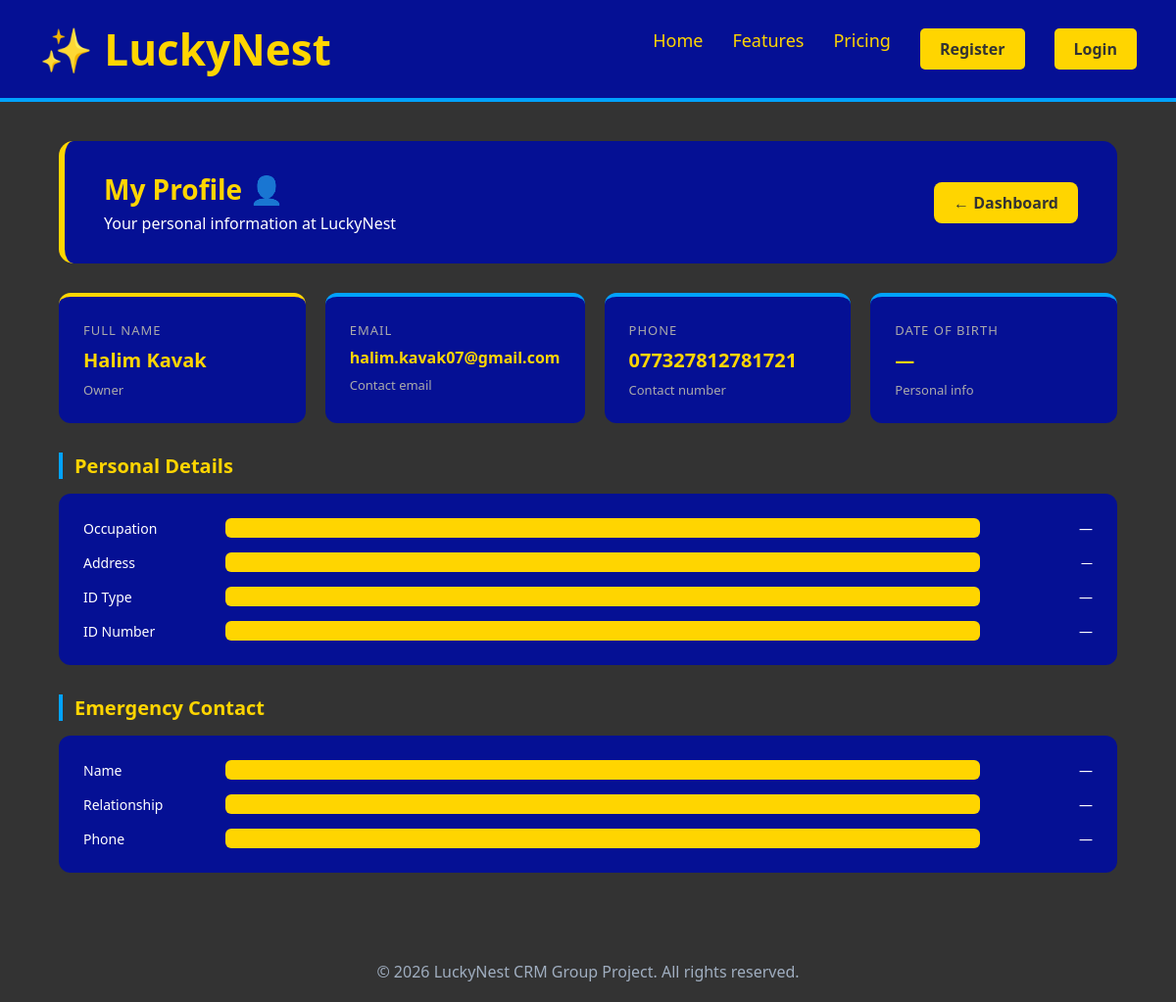
The page /my_profile (signed in) on the database its author committed.
### tables this page shows
CREATE TABLE Guest (
            GuestID INTEGER PRIMARY KEY AUTOINCREMENT,
            UserID INT NOT NULL,
            FirstName VARCHAR(50) NOT NULL,
            LastName VARCHAR(50) NOT NULL,
            Email VARCHAR(50) UNIQUE NOT NULL,
            TelNo VARCHAR(11) UNIQUE NOT NULL,
            Address TEXT,
            IDProofType VARCHAR(50),
            IDNumber VARCHAR(20),
            Occupation VARCHAR(50),
            DOB DATE,
            EmergencyContactName VARCHAR(100),
            EmergencyContactRelationship VARCHAR(50),
            EmergencyContactNumber VARCHAR(20),
            FOREIGN KEY (UserID) REFERENCES User(UserID)
        );

CREATE TABLE User (
            UserID INTEGER PRIMARY KEY AUTOINCREMENT,
            FirstName VARCHAR(50) NOT NULL,
            LastName VARCHAR(50) NOT NULL,
            Email VARCHAR(50) UNIQUE NOT NULL,
            TelNo VARCHAR(11) UNIQUE NOT NULL,
            Role VARCHAR(100) NOT NULL DEFAULT 'Guest',
            Password VARCHAR(255) NOT NULL
        );

### app.py (the view)
@app.route('/my_profile')
def my_profile():
    if 'user_id' not in session:
        return redirect(url_for('login'))
    conn = get_db()
    guest = conn.execute('''
        SELECT g.*, u.Email as UserEmail, u.Role
        FROM Guest g
        JOIN User u ON g.UserID = u.UserID
        WHERE g.UserID = ?
    ''', (session['user_id'],)).fetchone()
    conn.close()
    return render_template('my_profile.html', guest=guest)

### database.py (called while the page is built)
def get_db():
    conn = sqlite3.connect('luckynest.db')
    conn.row_factory = sqlite3.Row
    return conn

### templates/my_profile.html (shortened to what this page needs)
{% extends "base.html" %}
{% block content %}
<div class="dashboard-wrapper">
    <div class="dashboard-banner">
        <div>
            <h1>My Profile 👤</h1>
            <p>Your personal information at LuckyNest</p>
        </div>
        <a href="{{ url_for('dashboard') }}" class="btn-logout">← Dashboard</a>
    </div>
    {% if guest %}
    <div class="kpi-grid">
        <div class="kpi-card highlight">
            <span class="kpi-label">Full Name</span>
            <span class="kpi-value" style="font-size:20px;">{{ guest.FirstName }} {{ guest.LastName }}</span>
            <span class="kpi-sub">{{ guest.Role }}</span>
        </div>
        <div class="kpi-card">
            <span class="kpi-label">Email</span>
            <span class="kpi-value" style="font-size:16px;">{{ guest.Email }}</span>
            <span class="kpi-sub">Contact email</span>
        </div>
        <div class="kpi-card">
            <span class="kpi-label">Phone</span>
            <span class="kpi-value" style="font-size:20px;">{{ guest.TelNo }}</span>
            <span class="kpi-sub">Contact number</span>
        </div>
        <div class="kpi-card">
            <span class="kpi-label">Date of Birth</span>
            <span class="kpi-value" style="font-size:20px;">{{ guest.DOB if guest.DOB else '—' }}</span>
            <span class="kpi-sub">Personal info</span>
        </div>
    </div>
    <div class="section-title">Personal Details</div>
    <div class="revenue-grid">
        <div class="revenue-row">
            <span class="rev-label">Occupation</span>
            <div class="rev-bar-wrap"><div class="rev-bar" style="width:100%"></div></div>
            <span class="rev-amount">{{ guest.Occupation if guest.Occupation else '—' }}</span>
        </div>
        <div class="revenue-row">
            <span class="rev-label">Address</span>
            <div class="rev-bar-wrap"><div class="rev-bar" style="width:100%"></div></div>
            <span class="rev-amount" style="font-size:12px;">{{ guest.Address if guest.Address else '—' }}</span>
        </div>
        <div class="revenue-row">
            <span class="rev-label">ID Type</span>
            <div class="rev-bar-wrap"><div class="rev-bar" style="width:100%"></div></div>
            <span class="rev-amount">{{ guest.IDProofType if guest.IDProofType else '—' }}</span>
        </div>
        <div class="revenue-row">
            <span class="rev-label">ID Number</span>
            <div class="rev-bar-wrap"><div class="rev-bar" style="width:100%"></div></div>
            <span class="rev-amount">{{ guest.IDNumber if guest.IDNumber else '—' }}</span>
        </div>
    </div>
    <div class="section-title">Emergency Contact</div>
    <div class="revenue-grid">
        <div class="revenue-row">
            <span class="rev-label">Name</span>
            <div class="rev-bar-wrap"><div class="rev-bar" style="width:100%"></div></div>
            <span class="rev-amount">{{ guest.EmergencyContactName if guest.EmergencyContactName else '—' }}</span>
        </div>
        <div class="revenue-row">
            <span class="rev-label">Relationship</span>
            <div class="rev-bar-wrap"><div class="rev-bar" style="width:100%"></div></div>
            <span class="rev-amount">{{ guest.EmergencyContactRelationship if guest.EmergencyContactRelationship else '—' }}</span>
        </div>
        <div class="revenue-row">
            <span class="rev-label">Phone</span>
            <div class="rev-bar-wrap"><div class="rev-bar" style="width:100%"></div></div>
            <span class="rev-amount">{{ guest.EmergencyContactNumber if guest.EmergencyContactNumber else '—' }}</span>
        </div>
    </div>
    {% else %}
        <p style="color:#aaa; text-align:center; padding:40px;">Profile not found.</p>
    {% endif %}
</div>
{% endblock %}

### static/CSS/styles.css (style rules this page uses)
* { margin: 0; padding: 0; box-sizing: border-box; font-family: 'Segoe UI', Tahoma, Geneva, Verdana, sans-serif; }
body { background-color: #333; color: #333; display: flex; flex-direction: column; min-height: 100vh; }
.dashboard-wrapper { padding: 40px 5%; color: white; }
.dashboard-banner { background-color: #051094; border-radius: 15px; padding: 30px 40px; display: flex; justify-content: space-between; align-items: center; margin-bottom: 30px; border-left: 6px solid #FFD500; }
.dashboard-banner h1 { color: #FFD500; font-size: 28px; }
.dashboard-banner p { color: white; margin-top: 5px; }
.btn-logout { background-color: #FFD500; color: #333; padding: 10px 20px; border-radius: 8px; text-decoration: none; font-weight: bold; transition: background-color 0.3s; }
.kpi-grid { display: grid; grid-template-columns: repeat(4, 1fr); gap: 20px; margin-bottom: 30px; }
.kpi-card { background-color: #051094; border-radius: 12px; padding: 25px; display: flex; flex-direction: column; gap: 8px; border-top: 4px solid #00A2FF; }
.kpi-card.highlight { border-top: 4px solid #FFD500; }
.kpi-label { color: #aaa; font-size: 13px; text-transform: uppercase; letter-spacing: 1px; }
.kpi-value { color: #FFD500; font-size: 32px; font-weight: bold; }
.kpi-sub { color: #aaa; font-size: 13px; }
.section-title { color: #FFD500; font-size: 20px; font-weight: bold; margin: 30px 0 15px 0; border-left: 4px solid #00A2FF; padding-left: 12px; }
.revenue-grid { background-color: #051094; border-radius: 12px; padding: 25px; margin-bottom: 30px; display: flex; flex-direction: column; gap: 15px; }
.revenue-row { display: flex; align-items: center; gap: 15px; }
.rev-label { width: 130px; color: white; font-size: 14px; }
.rev-bar-wrap { flex: 1; background-color: #ffffff11; border-radius: 6px; height: 20px; }
.rev-bar { background-color: #FFD500; height: 100%; border-radius: 6px; transition: width 0.5s ease; }
.rev-amount { width: 100px; color: white; font-size: 14px; text-align: right; }

### rows shown on the page
Guest: FirstName "Halim", LastName "Kavak", Email "halim.kavak07@gmail.com", TelNo "077327812781721"
User: Role "Owner"

### other values the page prints
{{ guest.DOB if guest.DOB else '—' }} "—"
{{ guest.Occupation if guest.Occupation else '—' }} "—"
{{ guest.Address if guest.Address else '—' }} "—"
{{ guest.IDProofType if guest.IDProofType else '—' }} "—"
{{ guest.IDNumber if guest.IDNumber else '—' }} "—"
{{ guest.EmergencyContactName if guest.EmergencyContactName else '—' }} "—"
{{ guest.EmergencyContactNumber if guest.EmergencyContactNumber else '—' }} "—"
